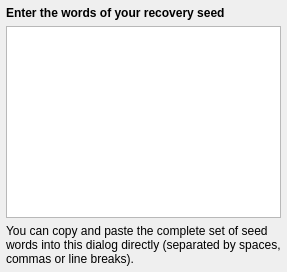
     <widget class="QWidget" name="pgStepWordList">
      <layout class="QVBoxLayout" name="verticalLayout_8">
       <property name="leftMargin">
        <number>6</number>
       </property>
       <property name="topMargin">
        <number>6</number>
       </property>
       <property name="rightMargin">
        <number>6</number>
       </property>
       <property name="bottomMargin">
        <number>6</number>
       </property>
       <item>
        <widget class="QLabel" name="lblStepWordListTitle">
         <property name="text">
          <string>&lt;b&gt;Enter the words of your recovery seed&lt;/b&gt;</string>
         </property>
         <property name="wordWrap">
          <bool>true</bool>
         </property>
         <property name="openExternalLinks">
          <bool>true</bool>
         </property>
        </widget>
       </item>
       <item>
        <widget class="QTableView" name="viewMnemonic">
         <property name="contextMenuPolicy">
          <enum>Qt::CustomContextMenu</enum>
         </property>
         <property name="selectionMode">
          <enum>QAbstractItemView::SingleSelection</enum>
         </property>
         <attribute name="horizontalHeaderVisible">
          <bool>false</bool>
         </attribute>
         <attribute name="horizontalHeaderStretchLastSection">
          <bool>true</bool>
         </attribute>
         <attribute name="verticalHeaderVisible">
          <bool>false</bool>
         </attribute>
        </widget>
       </item>
       <item>
        <widget class="QLabel" name="lblStepWordListMessage2">
         <property name="text">
          <string>You can copy and paste the complete set of seed words into this dialog directly (separated by spaces, commas or line breaks).</string>
         </property>
         <property name="wordWrap">
          <bool>true</bool>
         </property>
        </widget>
       </item>
      </layout>
     </widget>
